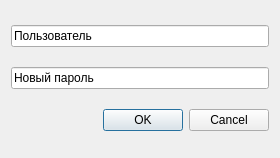
<?xml version="1.0" encoding="UTF-8"?>
<ui version="4.0">
 <class>ChangePassword</class>
 <widget class="QDialog" name="ChangePassword">
  <property name="geometry">
   <rect>
    <x>0</x>
    <y>0</y>
    <width>280</width>
    <height>158</height>
   </rect>
  </property>
  <property name="windowTitle">
   <string>Dialog</string>
  </property>
  <layout class="QGridLayout" name="gridLayout">
   <item row="0" column="0">
    <widget class="QLineEdit" name="lineEdit_3">
     <property name="text">
      <string>Пользователь</string>
     </property>
    </widget>
   </item>
   <item row="1" column="0">
    <widget class="QLineEdit" name="lineEdit_2">
     <property name="text">
      <string>Новый пароль</string>
     </property>
    </widget>
   </item>
   <item row="2" column="0">
    <widget class="QDialogButtonBox" name="buttonBox">
     <property name="orientation">
      <enum>Qt::Horizontal</enum>
     </property>
     <property name="standardButtons">
      <set>QDialogButtonBox::Cancel|QDialogButtonBox::Ok</set>
     </property>
    </widget>
   </item>
  </layout>
 </widget>
 <resources/>
 <connections>
  <connection>
   <sender>buttonBox</sender>
   <signal>accepted()</signal>
   <receiver>ChangePassword</receiver>
   <slot>accept()</slot>
   <hints>
    <hint type="sourcelabel">
     <x>248</x>
     <y>254</y>
    </hint>
    <hint type="destinationlabel">
     <x>157</x>
     <y>274</y>
    </hint>
   </hints>
  </connection>
  <connection>
   <sender>buttonBox</sender>
   <signal>rejected()</signal>
   <receiver>ChangePassword</receiver>
   <slot>reject()</slot>
   <hints>
    <hint type="sourcelabel">
     <x>316</x>
     <y>260</y>
    </hint>
    <hint type="destinationlabel">
     <x>286</x>
     <y>274</y>
    </hint>
   </hints>
  </connection>
 </connections>
</ui>
